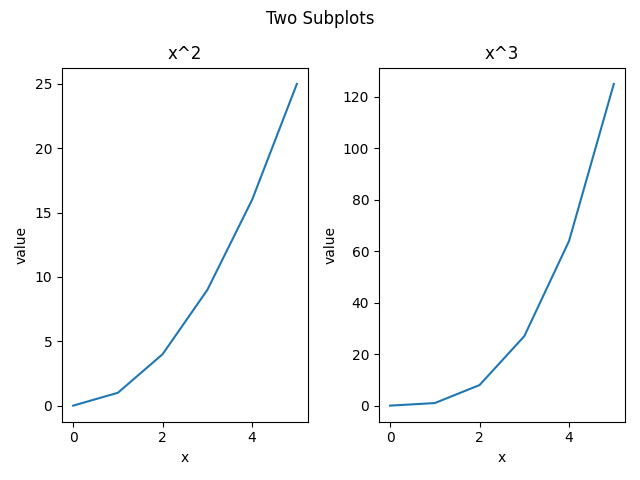

This chart was generated by the following Python code:
import matplotlib.pyplot as plt

x = [0, 1, 2, 3, 4, 5]
y1 = [0, 1, 4, 9, 16, 25]
y2 = [0, 1, 8, 27, 64, 125]

fig, axes = plt.subplots(nrows=1, ncols=2)

axes[0].plot(x, y1)
axes[0].set_title("x^2")
axes[0].set_xlabel("x")
axes[0].set_ylabel("value")

axes[1].plot(x, y2)
axes[1].set_title("x^3")
axes[1].set_xlabel("x")
axes[1].set_ylabel("value")

fig.suptitle("Two Subplots")
fig.tight_layout()
plt.show()
